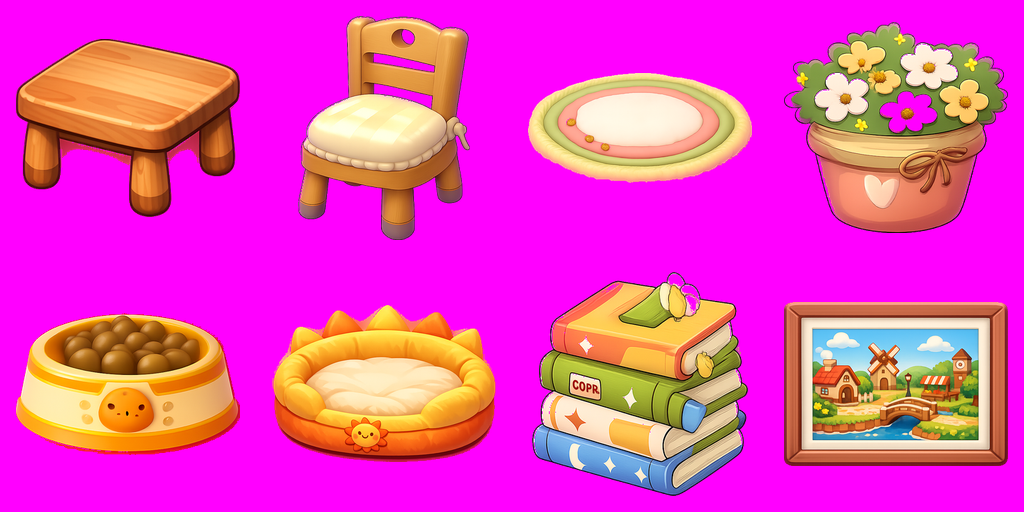
#> input picture docs/collaboration/round173_visual_rebuild_asset_generation/furniture/round173_furniture_raw_chroma_ff00ff_4x2_v002.png, 1024 x 512 px
$ python normalize_round173_furniture.py --source round173_furniture_raw_chroma_ff00ff_4x2_v002.png
#> lines starting #> are read from the running program, lines starting #| are printed output that depends on the picture; after the words box and inside, x2 and y2 are one past the last pixel; in counts of white or black regions, pixels touching at a corner belong together
#!/usr/bin/env python3
"""Normalize Round173 cozy furniture candidates into fixed-cell alpha sprites."""

from __future__ import annotations

import argparse
import json
from pathlib import Path

from PIL import Image, ImageDraw, ImageFont


ITEMS = [
    ("small_table", "Small Table", "furniture.small_table.placed"),
    ("wooden_chair", "Wooden Chair", "furniture.wooden_chair.placed"),
    ("round_rug", "Round Rug", "furniture.rug_round.placed"),
    ("flower_pot", "Flower Pot", "furniture.flower_pot.placed"),
    ("pet_bowl", "Pet Bowl", "furniture.pet_bowl.placed"),
    ("sunny_bed", "Sunny Bed", "furniture.sunny_bed.placed"),
    ("book_stack", "Book Stack", "furniture.book_stack.placed"),
    ("wall_art", "Wall Art", "furniture.wall_art.placed"),
]

KEY_RGB = (255, 0, 255)


def color_distance(a: tuple[int, int, int], b: tuple[int, int, int]) -> int:
    return abs(a[0] - b[0]) + abs(a[1] - b[1]) + abs(a[2] - b[2])


def make_checker(size: tuple[int, int], block: int = 8) -> Image.Image:
    image = Image.new("RGBA", size, (244, 238, 226, 255))
    draw = ImageDraw.Draw(image)
    for y in range(0, size[1], block):
        for x in range(0, size[0], block):
            if (x // block + y // block) % 2:
                draw.rectangle((x, y, x + block - 1, y + block - 1), fill=(220, 232, 222, 255))
    return image


def alpha_from_key(cell: Image.Image, threshold: int) -> Image.Image:
    rgb = cell.convert("RGB")
    alpha = Image.new("L", rgb.size, 0)
    source = rgb.load()
    target = alpha.load()
    for y in range(rgb.height):
        for x in range(rgb.width):
            if color_distance(source[x, y], KEY_RGB) > threshold:
                target[x, y] = 255
    return alpha


def bbox_for_alpha(image: Image.Image) -> tuple[int, int, int, int] | None:
    return image.getchannel("A").getbbox()


def count_visible_key_pixels(image: Image.Image, threshold: int) -> int:
    rgba = image.convert("RGBA")
    pixels = rgba.load()
    count = 0
    for y in range(rgba.height):
        for x in range(rgba.width):
            r, g, b, a = pixels[x, y]
            if a > 0 and color_distance((r, g, b), KEY_RGB) <= threshold:
                count += 1
    return count


def remove_visible_key_pixels(image: Image.Image, threshold: int) -> Image.Image:
    cleaned = image.convert("RGBA")
    pixels = cleaned.load()
    for y in range(cleaned.height):
        for x in range(cleaned.width):
            r, g, b, a = pixels[x, y]
            if a > 0 and color_distance((r, g, b), KEY_RGB) <= threshold:
                pixels[x, y] = (r, g, b, 0)
    return cleaned


def edge_touch_count(bbox: tuple[int, int, int, int], width: int, height: int) -> dict[str, int]:
    left, top, right, bottom = bbox
    return {
        "top": 1 if top <= 0 else 0,
        "bottom": 1 if bottom >= height else 0,
        "left": 1 if left <= 0 else 0,
        "right": 1 if right >= width else 0,
    }


def count_components(alpha: Image.Image) -> int:
    mask = alpha.point(lambda value: 1 if value > 0 else 0)
    pixels = mask.load()
    width, height = mask.size
    seen = [[False for _x in range(width)] for _y in range(height)]
    components = 0
    for y in range(height):
        for x in range(width):
            if seen[y][x] or not pixels[x, y]:
                continue
            components += 1
            stack = [(x, y)]
            seen[y][x] = True
            while stack:
                cx, cy = stack.pop()
                for nx, ny in ((cx + 1, cy), (cx - 1, cy), (cx, cy + 1), (cx, cy - 1)):
                    if 0 <= nx < width and 0 <= ny < height and not seen[ny][nx] and pixels[nx, ny]:
                        seen[ny][nx] = True
                        stack.append((nx, ny))
    return components


def extract_alpha_sprite(cell: Image.Image, threshold: int) -> Image.Image:
    rgba = cell.convert("RGBA")
    rgba.putalpha(alpha_from_key(rgba, threshold))
    return rgba


def normalize_cell(cell: Image.Image, output_size: int, threshold: int) -> Image.Image:
    rgba = extract_alpha_sprite(cell, threshold)
    bbox = bbox_for_alpha(rgba)
    if bbox is None:
        return Image.new("RGBA", (output_size, output_size), (0, 0, 0, 0))

    cropped = rgba.crop(bbox)
    max_width = output_size - 16
    max_height = output_size - 16
    scale = min(max_width / cropped.width, max_height / cropped.height, 1.0)
    resized = cropped.resize((max(1, round(cropped.width * scale)), max(1, round(cropped.height * scale))), Image.Resampling.LANCZOS)

    normalized = Image.new("RGBA", (output_size, output_size), (0, 0, 0, 0))
    x = (output_size - resized.width) // 2
    y = output_size - resized.height - 10
    if resized.height > output_size - 20:
        y = (output_size - resized.height) // 2
    normalized.alpha_composite(resized, (x, y))
    return remove_visible_key_pixels(normalized, 44)


def write_outputs(args: argparse.Namespace) -> None:
    asset_dir = args.asset_dir
    normalized_dir = asset_dir / "normalized_128x128"
    normalized_dir.mkdir(parents=True, exist_ok=True)
    asset_dir.mkdir(parents=True, exist_ok=True)

    atlas = Image.new("RGBA", (args.columns * args.cell_size, args.rows * args.cell_size), (0, 0, 0, 0))
#> atlas: PIL image 512x256 RGBA; every value is 0
    raw_sheet = Image.new("RGBA", (args.columns * args.raw_cell_size, args.rows * args.raw_cell_size), KEY_RGB + (255,))
    proof_cell = 160
    proof = make_checker((args.columns * proof_cell, args.rows * proof_cell + 26))
    draw = ImageDraw.Draw(proof)
    font = ImageFont.load_default()

    items = []
    all_gate = True
    all_visible_key = 0
    for index, (item_id, display_name, logical_asset_id) in enumerate(ITEMS):
        column = index % args.columns
        row = index // args.columns
        if args.source_items_dir:
            source_path = args.source_items_dir / f"{item_id}_raw_chroma_ff00ff_v001.png"
            source_cell = Image.open(source_path).convert("RGBA")
        else:
            if not args.source:
                raise ValueError("--source or --source-items-dir is required")
            source = Image.open(args.source).convert("RGBA")
            source_width, source_height = source.size
#> source_width = 1024; source_height = 512
            source_cell_width = source_width // args.columns
#> source_cell_width = 256
            source_cell_height = source_height // args.rows
#> source_cell_height = 256
            crop_box = (
                column * source_cell_width,
                row * source_cell_height,
                (column + 1) * source_cell_width if column < args.columns - 1 else source_width,
                (row + 1) * source_cell_height if row < args.rows - 1 else source_height,
            )
#> crop_box = (0, 0, 256, 256)
            source_cell = source.crop(crop_box)

        extracted = extract_alpha_sprite(source_cell, args.key_threshold)
#> in alpha_from_key, `alpha = Image.new("L", rgb.size, 0)`: alpha: PIL image 256x256 L; every value is 0
#> in extract_alpha_sprite, `rgba.putalpha(alpha_from_key(rgba, threshold))`:
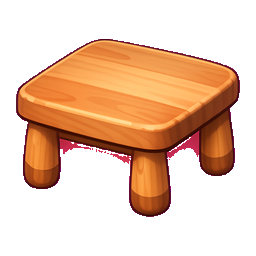
#> rgba: PIL image 256x256 RGBA; mean R, G, B, A 234.3, 45.3, 177.6, 98.7; transparent parts drawn white
        extracted_bbox = bbox_for_alpha(extracted)
#> extracted_bbox = (16, 39, 240, 217)
        if extracted_bbox is not None:
            cropped_raw = extracted.crop(extracted_bbox)
            raw_max = args.raw_cell_size - 32
            raw_scale = min(raw_max / cropped_raw.width, raw_max / cropped_raw.height, 1.0)
#> raw_scale = 1
            raw_resized = cropped_raw.resize((max(1, round(cropped_raw.width * raw_scale)), max(1, round(cropped_raw.height * raw_scale))), Image.Resampling.LANCZOS)
            raw_x = column * args.raw_cell_size + (args.raw_cell_size - raw_resized.width) // 2
#> raw_x = 16
            raw_y = row * args.raw_cell_size + (args.raw_cell_size - raw_resized.height) // 2
#> raw_y = 39
            raw_sheet.alpha_composite(raw_resized, (raw_x, raw_y))
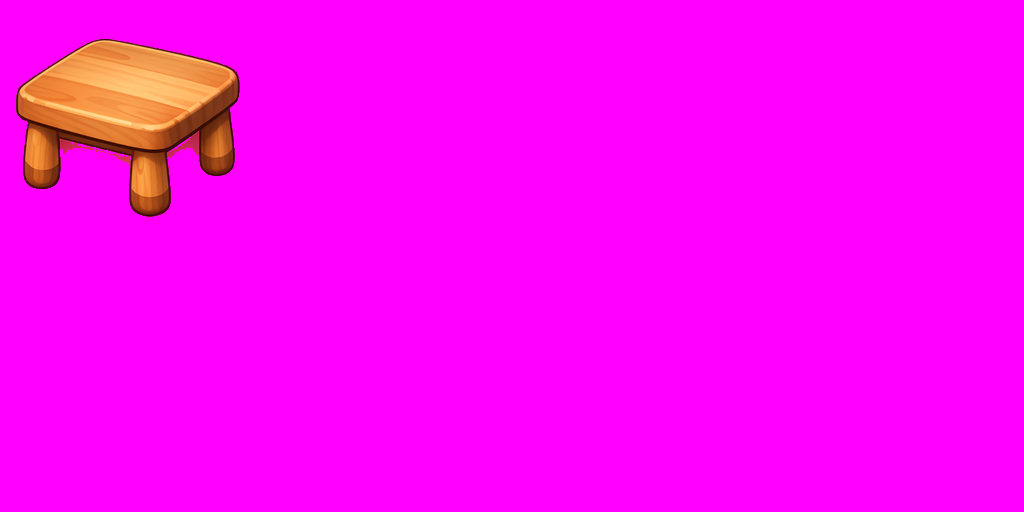
#> raw_sheet: PIL image 1024x512 RGBA; mean R, G, B, A 252.5, 5.6, 245.5, 255

        normalized = normalize_cell(source_cell, args.cell_size, args.key_threshold)
#> in normalize_cell, `bbox = bbox_for_alpha(rgba)`: bbox = (16, 39, 240, 217)
#> in normalize_cell, `resized = cropped.resize((max(1, round(cropped.width * scale)), max(1,..`:
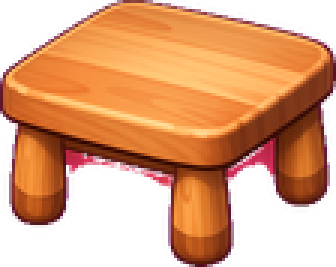
#> resized: PIL image 112x89 RGBA (shown 3 times larger); mean R, G, B, A 136.3, 75, 40.5, 162.1; transparent parts drawn white
#> in normalize_cell, `normalized = Image.new("RGBA", (output_size, output_size), (0, 0, 0, 0))`: normalized: PIL image 128x128 RGBA; every value is 0
        normalized_path = normalized_dir / f"{item_id}_128x128.png"
        normalized.save(normalized_path)
        atlas.alpha_composite(normalized, (column * args.cell_size, row * args.cell_size))
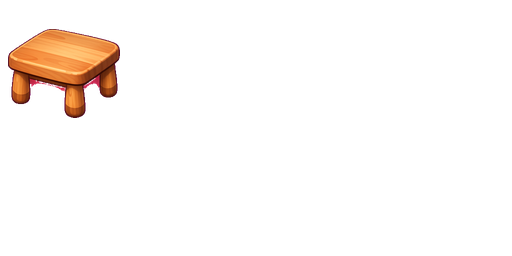
#> atlas: PIL image 512x256 RGBA; mean R, G, B, A 10.4, 5.7, 3.1, 12.3; transparent parts drawn white

        bbox = bbox_for_alpha(normalized)
#> bbox = (8, 29, 120, 118)
        visible_key_pixels = count_visible_key_pixels(normalized, args.visible_key_threshold)
#> after the loop in count_visible_key_pixels, `for y in range(rgba.height):`: count = 0
#> visible_key_pixels = 0
        all_visible_key += visible_key_pixels
#> all_visible_key = 0
        has_alpha = normalized.mode == "RGBA"
#> has_alpha = True
        fixed_cell = normalized.size == (args.cell_size, args.cell_size)
#> fixed_cell = True
        has_bbox = bbox is not None and (bbox[2] - bbox[0]) >= 8 and (bbox[3] - bbox[1]) >= 8
#> has_bbox = True
        status = "pass" if fixed_cell and has_alpha and has_bbox and visible_key_pixels == 0 else "fail"
#> status = 'pass'
        all_gate = all_gate and status == "pass"
#> all_gate = True

        proof_x = column * proof_cell
        proof_y = row * proof_cell
        proof.alpha_composite(normalized, (proof_x + 16, proof_y + 12))
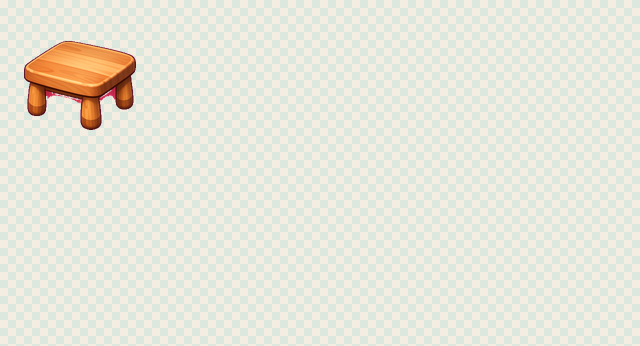
#> proof: PIL image 640x346 RGBA; mean R, G, B, A 231.2, 231.6, 219.3, 255
        draw.rectangle((proof_x, proof_y, proof_x + proof_cell - 1, proof_y + proof_cell - 1), outline=(83, 68, 57, 255), width=1)
        draw.text((proof_x + 8, proof_y + proof_cell - 18), item_id, fill=(58, 50, 44, 255), font=font)

        bbox_list = list(bbox) if bbox is not None else []
#> bbox_list = [8, 29, 120, 118]
        items.append({
            "index": index + 1,
            "id": item_id,
            "display_name": display_name,
            "logical_asset_id": logical_asset_id,
            "normalized_png": str(normalized_path),
            "atlas_cell": {"row": row, "column": column},
            "cell_size": [args.cell_size, args.cell_size],
            "pivot_px": [args.cell_size // 2, args.cell_size - 10],
            "bbox": bbox_list,
            "edge_touch_count": edge_touch_count(bbox, args.cell_size, args.cell_size) if bbox is not None else {},
            "component_count": count_components(normalized.getchannel("A")),
            "visible_key_pixel_count": visible_key_pixels,
            "has_alpha": has_alpha,
            "status": status,
        })
#> in edge_touch_count, `left, top, right, bottom = bbox`: left = 8; top = 29; right = 120; bottom = 118
#> in count_components, `mask = alpha.point(lambda value: 1 if value > 0 else 0)`:
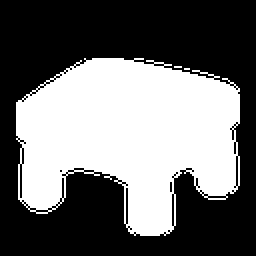
#> mask: PIL image 128x128 L (shown 2 times larger); values 0 (black) and 1 (white), 42.4% white; 3 white regions (2 under 20 px), largest, box (x1, y1, x2, y2) and area: (8, 29, 120, 118) 6944

    atlas_path = asset_dir / "round173_furniture_128x128_atlas_v001.png"
    proof_path = asset_dir / "round173_furniture_128x128_proof_v001.png"
    manifest_path = asset_dir / "round173_furniture_manifest_v001.json"
    raw_sheet_path = args.docs_dir / "round173_furniture_raw_chroma_ff00ff_4x2_v002.png"
    args.docs_dir.mkdir(parents=True, exist_ok=True)
    raw_sheet.convert("RGB").save(raw_sheet_path)
    atlas.save(atlas_path)
    proof.save(proof_path)
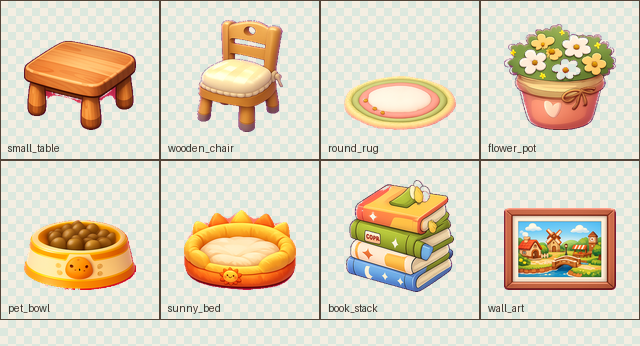
#> saved as round173_furniture_128x128_proof_v001.png: PIL image 640x346 RGBA; mean R, G, B, A 221.2, 210.1, 187.3, 255

    manifest = {
        "round": "Round173",
        "pack_id": "furniture",
        "status": "normalized_candidate",
        "runtime_boundary": "candidate_only_no_asset_resolver_or_themeprofile_mapping",
        "category": "furniture_prop",
        "source": str(raw_sheet_path),
        "raw_file": str(raw_sheet_path),
        "generated_item_sources_dir": str(args.source_items_dir) if args.source_items_dir else "",
        "atlas": str(atlas_path),
        "proof": str(proof_path),
        "normalized_dir": str(normalized_dir),
        "source_grid": {"columns": args.columns, "rows": args.rows},
        "cell_size": [args.cell_size, args.cell_size],
        "atlas_size": [atlas.width, atlas.height],
        "key_color": "#ff00ff",
        "gate_checks": {
            "fixed_cell": all(item["cell_size"] == [args.cell_size, args.cell_size] for item in items),
            "alpha": all(item["has_alpha"] for item in items),
            "bbox": all(bool(item["bbox"]) for item in items),
            "visible_key_pixels": all_visible_key,
            "visible_key_pixels_zero": all_visible_key == 0,
        },
        "overall_gate": "pass" if all_gate else "fail",
        "items": items,
    }
    manifest_path.write_text(json.dumps(manifest, ensure_ascii=False, indent=2) + "\n", encoding="utf-8")
    print(json.dumps({
        "manifest": str(manifest_path),
        "atlas": str(atlas_path),
        "proof": str(proof_path),
        "overall_gate": manifest["overall_gate"],
        "visible_key_pixels": all_visible_key,
        "item_count": len(items),
    }, ensure_ascii=False, indent=2))


def parse_args() -> argparse.Namespace:
    parser = argparse.ArgumentParser()
    parser.add_argument("--source", type=Path)
    parser.add_argument("--source-items-dir", type=Path)
    parser.add_argument("--asset-dir", type=Path, default=Path("assets/art/visual_rebuild/round173/furniture"))
    parser.add_argument("--docs-dir", type=Path, default=Path("docs/collaboration/round173_visual_rebuild_asset_generation/furniture"))
    parser.add_argument("--columns", type=int, default=4)
    parser.add_argument("--rows", type=int, default=2)
    parser.add_argument("--cell-size", type=int, default=128)
    parser.add_argument("--raw-cell-size", type=int, default=256)
    parser.add_argument("--key-threshold", type=int, default=260)
    parser.add_argument("--visible-key-threshold", type=int, default=44)
    return parser.parse_args()


if __name__ == "__main__":
    write_outputs(parse_args())
